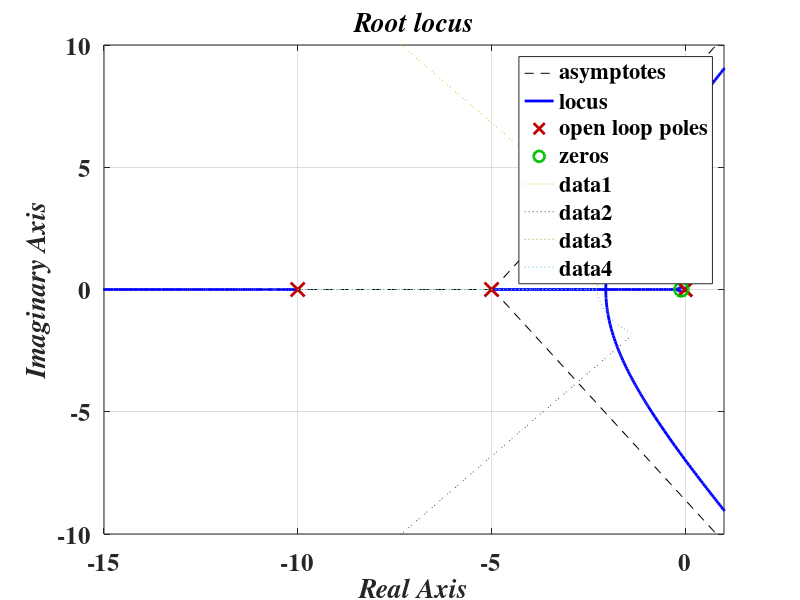

This chart was generated by the following MATLAB code:
numg=[1];
deng=[1 15 50 0];
sysg=tf(numg,deng);
numgc=[1 0.1];
dengc=[1 0.01];
sysgc=tf(numgc,dengc);
sys=series(sysgc,sysg);
clf;
rlocus(sys);
hold on
%
zeta=0.5912;
wn=2.2555;
x=[-10:0.1 :-zeta*wn];
y=-(sqrt(1-zeta^2)/zeta)*x;
xc=[-10:0.1 :-zeta*wn];
c=sqrt(wn^2-xc.^2);
plot(x,y,':',x,-y,':',xc,c,':',xc,-c,':')
axis([-15,1 ,-10,10]);


X=xlabel('Real Axis')
Y=ylabel('Imaginary Axis')
T=title('Root locus')

set([X,Y,T],'FontName','times','FontSize',18,'FontAngle','Italic','FontWeight','bold')
set(findall(gcf,'type','axes'),'fontsize',18,'Fontname','Times','fontWeight','bold');
